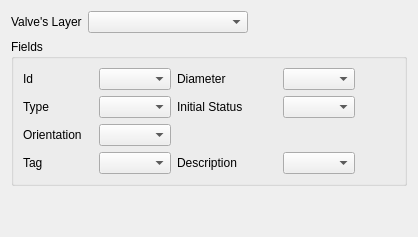
           <widget class="QWidget" name="tabValves">
            <attribute name="title">
             <string>Valves</string>
            </attribute>
            <layout class="QGridLayout" name="gridLayout_11">
             <item row="0" column="0">
              <layout class="QGridLayout" name="gridLayout_9">
               <item row="0" column="0">
                <layout class="QHBoxLayout" name="horizontalLayout_6">
                 <item>
                  <widget class="QLabel" name="label_8">
                   <property name="text">
                    <string>Valve's Layer</string>
                   </property>
                  </widget>
                 </item>
                 <item>
                  <widget class="QComboBox" name="cbValveLayer">
                   <property name="sizePolicy">
                    <sizepolicy hsizetype="Expanding" vsizetype="Fixed">
                     <horstretch>0</horstretch>
                     <verstretch>0</verstretch>
                    </sizepolicy>
                   </property>
                  </widget>
                 </item>
                 <item>
                  <spacer name="horizontalSpacer_8">
                   <property name="orientation">
                    <enum>Qt::Horizontal</enum>
                   </property>
                   <property name="sizeHint" stdset="0">
                    <size>
                     <width>40</width>
                     <height>20</height>
                    </size>
                   </property>
                  </spacer>
                 </item>
                </layout>
               </item>
               <item row="1" column="0">
                <widget class="QGroupBox" name="gbValves">
                 <property name="sizePolicy">
                  <sizepolicy hsizetype="Expanding" vsizetype="Fixed">
                   <horstretch>0</horstretch>
                   <verstretch>0</verstretch>
                  </sizepolicy>
                 </property>
                 <property name="title">
                  <string>Fields</string>
                 </property>
                 <layout class="QGridLayout" name="gridLayout_10">
                  <item row="0" column="1">
                   <layout class="QGridLayout" name="gridLayout_24">
                    <item row="1" column="1">
                     <widget class="QComboBox" name="cbValve_Type">
                      <property name="sizePolicy">
                       <sizepolicy hsizetype="Expanding" vsizetype="Fixed">
                        <horstretch>0</horstretch>
                        <verstretch>0</verstretch>
                       </sizepolicy>
                      </property>
                     </widget>
                    </item>
                    <item row="1" column="2">
                     <widget class="QLabel" name="label_26">
                      <property name="minimumSize">
                       <size>
                        <width>100</width>
                        <height>0</height>
                       </size>
                      </property>
                      <property name="text">
                       <string>Initial Status</string>
                      </property>
                     </widget>
                    </item>
                    <item row="3" column="0">
                     <widget class="QLabel" name="label_28">
                      <property name="minimumSize">
                       <size>
                        <width>70</width>
                        <height>0</height>
                       </size>
                      </property>
                      <property name="text">
                       <string>Tag</string>
                      </property>
                     </widget>
                    </item>
                    <item row="0" column="2">
                     <widget class="QLabel" name="label_21">
                      <property name="minimumSize">
                       <size>
                        <width>100</width>
                        <height>0</height>
                       </size>
                      </property>
                      <property name="text">
                       <string>Diameter</string>
                      </property>
                     </widget>
                    </item>
                    <item row="3" column="1">
                     <widget class="QComboBox" name="cbValve_Tag">
                      <property name="sizePolicy">
                       <sizepolicy hsizetype="Expanding" vsizetype="Fixed">
                        <horstretch>0</horstretch>
                        <verstretch>0</verstretch>
                       </sizepolicy>
                      </property>
                     </widget>
                    </item>
                    <item row="2" column="0">
                     <widget class="QLabel" name="label_27">
                      <property name="minimumSize">
                       <size>
                        <width>70</width>
                        <height>0</height>
                       </size>
                      </property>
                      <property name="text">
                       <string>Orientation</string>
                      </property>
                     </widget>
                    </item>
                    <item row="3" column="2">
                     <widget class="QLabel" name="label_29">
                      <property name="minimumSize">
                       <size>
                        <width>100</width>
                        <height>0</height>
                       </size>
                      </property>
                      <property name="text">
                       <string>Description</string>
                      </property>
                     </widget>
                    </item>
                    <item row="2" column="1">
                     <widget class="QComboBox" name="cbValve_Orient">
                      <property name="sizePolicy">
                       <sizepolicy hsizetype="Expanding" vsizetype="Fixed">
                        <horstretch>0</horstretch>
                        <verstretch>0</verstretch>
                       </sizepolicy>
                      </property>
                     </widget>
                    </item>
                    <item row="2" column="4">
                     <spacer name="horizontalSpacer_12">
                      <property name="orientation">
                       <enum>Qt::Horizontal</enum>
                      </property>
                      <property name="sizeHint" stdset="0">
                       <size>
                        <width>40</width>
                        <height>20</height>
                       </size>
                      </property>
                     </spacer>
                    </item>
                    <item row="0" column="3">
                     <widget class="QComboBox" name="cbValve_Diameter">
                      <property name="sizePolicy">
                       <sizepolicy hsizetype="Expanding" vsizetype="Fixed">
                        <horstretch>0</horstretch>
                        <verstretch>0</verstretch>
                       </sizepolicy>
                      </property>
                     </widget>
                    </item>
                    <item row="1" column="4">
                     <spacer name="horizontalSpacer_10">
                      <property name="orientation">
                       <enum>Qt::Horizontal</enum>
                      </property>
                      <property name="sizeHint" stdset="0">
                       <size>
                        <width>40</width>
                        <height>20</height>
                       </size>
                      </property>
                     </spacer>
                    </item>
                    <item row="0" column="4">
                     <spacer name="horizontalSpacer_9">
                      <property name="orientation">
                       <enum>Qt::Horizontal</enum>
                      </property>
                      <property name="sizeHint" stdset="0">
                       <size>
                        <width>40</width>
                        <height>20</height>
                       </size>
                      </property>
                     </spacer>
                    </item>
                    <item row="0" column="0">
                     <widget class="QLabel" name="label_20">
                      <property name="minimumSize">
                       <size>
                        <width>70</width>
                        <height>0</height>
                       </size>
                      </property>
                      <property name="text">
                       <string>Id</string>
                      </property>
                     </widget>
                    </item>
                    <item row="1" column="0">
                     <widget class="QLabel" name="label_22">
                      <property name="minimumSize">
                       <size>
                        <width>70</width>
                        <height>0</height>
                       </size>
                      </property>
                      <property name="text">
                       <string>Type</string>
                      </property>
                     </widget>
                    </item>
                    <item row="1" column="3">
                     <widget class="QComboBox" name="cbValve_InitStat">
                      <property name="sizePolicy">
                       <sizepolicy hsizetype="Expanding" vsizetype="Fixed">
                        <horstretch>0</horstretch>
                        <verstretch>0</verstretch>
                       </sizepolicy>
                      </property>
                     </widget>
                    </item>
                    <item row="0" column="1">
                     <widget class="QComboBox" name="cbValve_Id">
                      <property name="sizePolicy">
                       <sizepolicy hsizetype="Expanding" vsizetype="Fixed">
                        <horstretch>0</horstretch>
                        <verstretch>0</verstretch>
                       </sizepolicy>
                      </property>
                     </widget>
                    </item>
                    <item row="3" column="4">
                     <spacer name="horizontalSpacer_13">
                      <property name="orientation">
                       <enum>Qt::Horizontal</enum>
                      </property>
                      <property name="sizeHint" stdset="0">
                       <size>
                        <width>40</width>
                        <height>20</height>
                       </size>
                      </property>
                     </spacer>
                    </item>
                    <item row="3" column="3">
                     <widget class="QComboBox" name="cbValve_Descr">
                      <property name="sizePolicy">
                       <sizepolicy hsizetype="Expanding" vsizetype="Fixed">
                        <horstretch>0</horstretch>
                        <verstretch>0</verstretch>
                       </sizepolicy>
                      </property>
                     </widget>
                    </item>
                   </layout>
                  </item>
                 </layout>
                </widget>
               </item>
               <item row="2" column="0">
                <spacer name="verticalSpacer_3">
                 <property name="orientation">
                  <enum>Qt::Vertical</enum>
                 </property>
                 <property name="sizeHint" stdset="0">
                  <size>
                   <width>20</width>
                   <height>40</height>
                  </size>
                 </property>
                </spacer>
               </item>
              </layout>
             </item>
            </layout>
           </widget>
